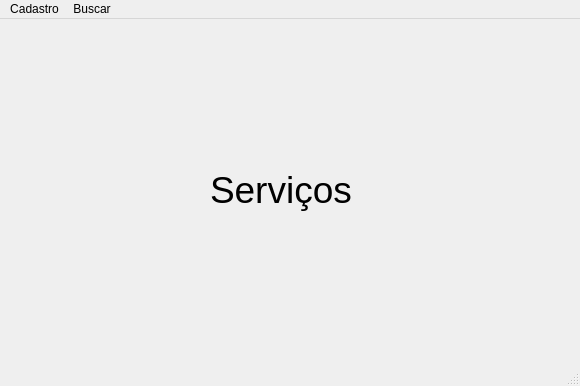
<?xml version="1.0" encoding="UTF-8"?>
<ui version="4.0">
 <class>MainWindow</class>
 <widget class="QMainWindow" name="MainWindow">
  <property name="geometry">
   <rect>
    <x>0</x>
    <y>0</y>
    <width>580</width>
    <height>386</height>
   </rect>
  </property>
  <property name="windowTitle">
   <string>MainWindow</string>
  </property>
  <widget class="QWidget" name="centralwidget">
   <widget class="QStackedWidget" name="stackedWidget">
    <property name="geometry">
     <rect>
      <x>0</x>
      <y>0</y>
      <width>571</width>
      <height>361</height>
     </rect>
    </property>
    <property name="currentIndex">
     <number>2</number>
    </property>
    <widget class="QWidget" name="page">
     <widget class="QLabel" name="label_2">
      <property name="geometry">
       <rect>
        <x>110</x>
        <y>100</y>
        <width>331</width>
        <height>61</height>
       </rect>
      </property>
      <property name="font">
       <font>
        <pointsize>28</pointsize>
       </font>
      </property>
      <property name="text">
       <string>Cadatro de Cliente</string>
      </property>
     </widget>
    </widget>
    <widget class="QWidget" name="page_2">
     <widget class="QLabel" name="label">
      <property name="geometry">
       <rect>
        <x>100</x>
        <y>140</y>
        <width>331</width>
        <height>61</height>
       </rect>
      </property>
      <property name="font">
       <font>
        <pointsize>28</pointsize>
       </font>
      </property>
      <property name="text">
       <string>Cadatro de Usuario </string>
      </property>
     </widget>
    </widget>
    <widget class="QWidget" name="page_3">
     <widget class="QLabel" name="label_3">
      <property name="geometry">
       <rect>
        <x>210</x>
        <y>140</y>
        <width>141</width>
        <height>61</height>
       </rect>
      </property>
      <property name="font">
       <font>
        <pointsize>28</pointsize>
       </font>
      </property>
      <property name="text">
       <string>Serviços</string>
      </property>
     </widget>
    </widget>
   </widget>
  </widget>
  <widget class="QMenuBar" name="menubar">
   <property name="geometry">
    <rect>
     <x>0</x>
     <y>0</y>
     <width>580</width>
     <height>22</height>
    </rect>
   </property>
   <widget class="QMenu" name="menuCadastro">
    <property name="title">
     <string>Cadastro</string>
    </property>
    <addaction name="menuItemNovoUsuario"/>
    <addaction name="menuItemNovoCliente"/>
   </widget>
   <widget class="QMenu" name="menuBuscar">
    <property name="title">
     <string>Buscar</string>
    </property>
    <addaction name="menuItemServico"/>
   </widget>
   <addaction name="menuCadastro"/>
   <addaction name="menuBuscar"/>
  </widget>
  <widget class="QStatusBar" name="statusbar"/>
  <action name="menuItemNovoUsuario">
   <property name="text">
    <string>Novo Usuario</string>
   </property>
  </action>
  <action name="menuItemServico">
   <property name="text">
    <string>Serviço</string>
   </property>
  </action>
  <action name="menuItemNovoCliente">
   <property name="text">
    <string>Novo Cliente</string>
   </property>
  </action>
 </widget>
 <resources/>
 <connections/>
</ui>
